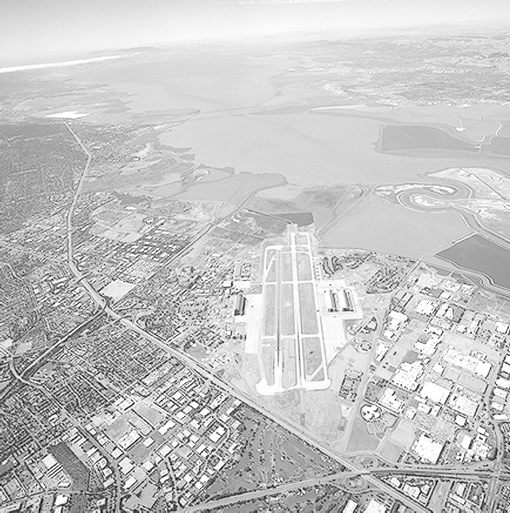
#> input picture Images/runway.png, 510 x 513 px, shrunk from 765 x 769 before the run
$ python q6_gradient_operators.py   (older library calls are emulated)
#> lines starting #> are read from the running program, lines starting #| are printed output that depends on the picture
# 258799R - Manuel I.T
import cv2
import numpy as np
import matplotlib.pyplot as plt
import os

def get_dog_kernels(size, sigma):
    ax = np.linspace(-(size // 2), size // 2, size)
    xx, yy = np.meshgrid(ax, ax)

    # Standard Gaussian
    g = np.exp(-(xx**2 + yy**2) / (2. * sigma**2))
    g /= np.sum(g) # Normalize base Gaussian

    # (b) Derivatives of Gaussian [cite: 38, 39, 40]
    kernel_x = -(xx / (sigma**2)) * g
    kernel_y = -(yy / (sigma**2)) * g

    return kernel_x, kernel_y

# (b) Compute 5x5 kernels for sigma = 2 [cite: 40]
kx, ky = get_dog_kernels(5, 2)

# (c) Visualize 51x51 kernel (x-direction) [cite: 41]
kx_large, _ = get_dog_kernels(51, 2)
fig = plt.figure(figsize=(8, 6))
ax = fig.add_subplot(111, projection='3d')
X, Y = np.meshgrid(np.arange(51), np.arange(51))
ax.plot_surface(X, Y, kx_large, cmap='RdBu')
ax.set_title('51x51 Derivative-of-Gaussian (x) Surface Plot')
plt.show()
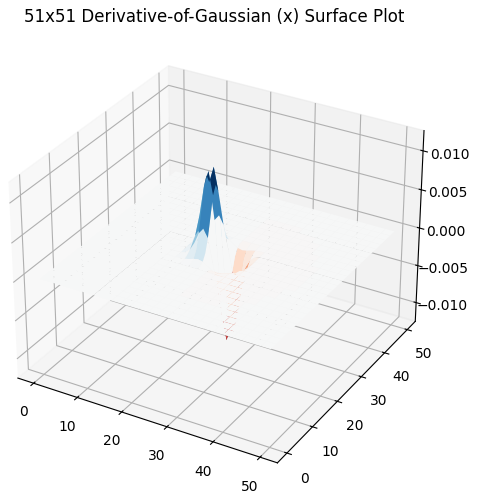
#> figure drawn by matplotlib, 1 panel

# (d) & (e) Apply Gradients and Compare
script_dir = os.path.dirname(os.path.abspath(__file__))
img_path = os.path.join(script_dir, '..', 'Images', 'runway.png')
img = cv2.imread(img_path, cv2.IMREAD_GRAYSCALE)
#> img is the input picture: shape (513, 510); min 0, max 255, mean 197.1

if img is not None:
    # Manual DoG Gradients [cite: 42]
    grad_x = cv2.filter2D(img, cv2.CV_64F, kx)
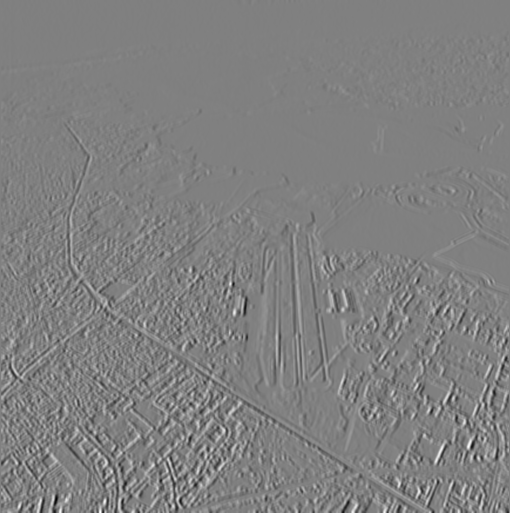
#> grad_x: shape (513, 510) float64; min -24.64, max 24.3, mean 0; drawn with min black and max white
    grad_y = cv2.filter2D(img, cv2.CV_64F, ky)
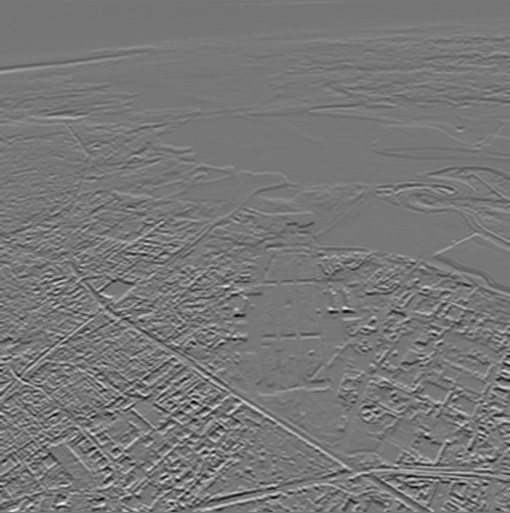
#> grad_y: shape (513, 510) float64; min -21.19, max 23.99, mean 0.1; drawn with min black and max white

    # OpenCV Sobel Gradients (ksize=5 to match our 5x5 DoG) [cite: 43]
    sobel_x = cv2.Sobel(img, cv2.CV_64F, 1, 0, ksize=5)
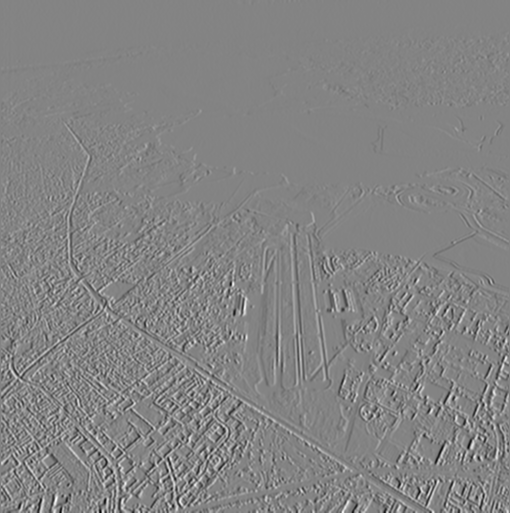
#> sobel_x: shape (513, 510) float64; min -9712, max 9082, mean 5.7; drawn with min black and max white
    sobel_y = cv2.Sobel(img, cv2.CV_64F, 0, 1, ksize=5)
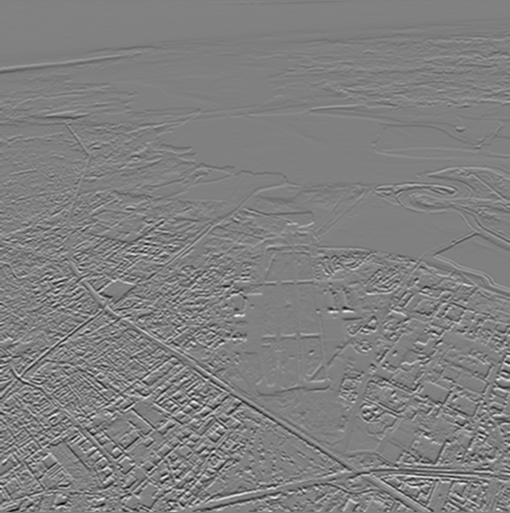
#> sobel_y: shape (513, 510) float64; min -8888, max 8727, mean -17.7; drawn with min black and max white

    # Plotting for Comparison [cite: 96]
    fig, axes = plt.subplots(2, 3, figsize=(15, 10))

    # Row 1: X-Gradients
    axes[0,0].imshow(img, cmap='gray'); axes[0,0].set_title('Original')
    axes[0,1].imshow(np.abs(grad_x), cmap='gray'); axes[0,1].set_title('Manual DoG X')
    axes[0,2].imshow(np.abs(sobel_x), cmap='gray'); axes[0,2].set_title('OpenCV Sobel X')

    # Row 2: Y-Gradients
    axes[1,0].axis('off') # Spacer
    axes[1,1].imshow(np.abs(grad_y), cmap='gray'); axes[1,1].set_title('Manual DoG Y')
    axes[1,2].imshow(np.abs(sobel_y), cmap='gray'); axes[1,2].set_title('OpenCV Sobel Y')

    plt.tight_layout()
    # Save to the Results folder in your structure
    save_path = os.path.join(script_dir, '..', 'Images', 'Results', 'q6_comparison.png')
    plt.savefig(save_path)
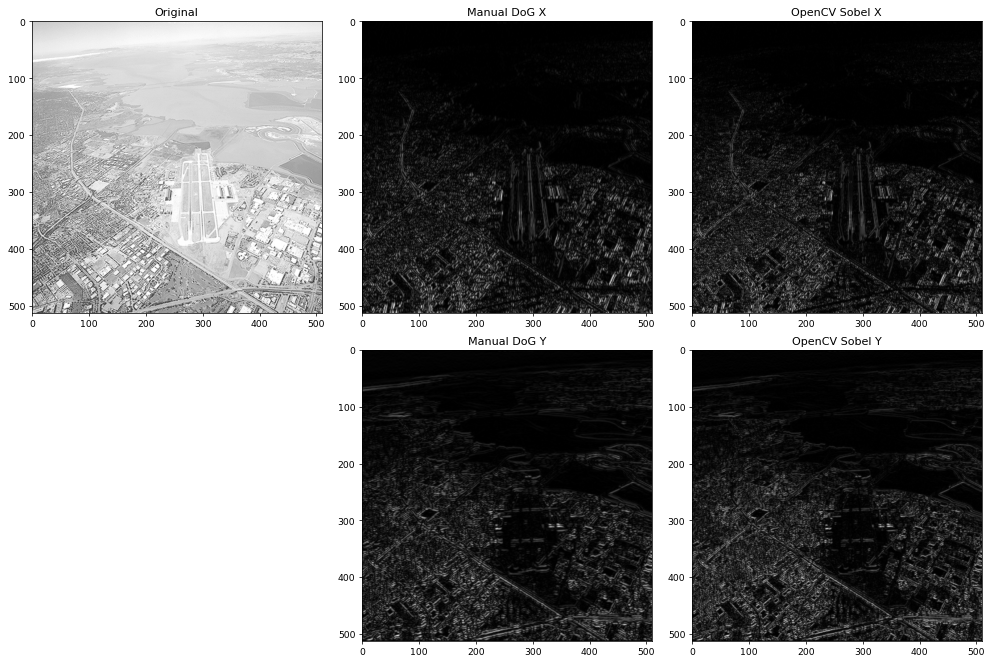
#> figure drawn by matplotlib, 5 panels
    print(f"Results saved to {save_path}")
    plt.show()

$ run again, with Images/brain_proton_density_slice.png copied over Images/runway.png
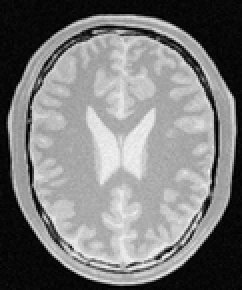
#> input picture Images/brain_proton_density_slice.png, 121 x 145 px, shrunk from 181 x 217 before the run (shown 2 times larger)
#> img is the input picture: shape (145, 121); min 0, max 245, mean 123.7
#> `grad_y = cv2.filter2D(img, cv2.CV_64F, ky)`:
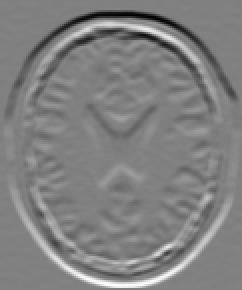
#> grad_y: shape (145, 121) float64 (shown 2 times larger); min -25.61, max 25.12, mean 0; drawn with min black and max white
#> `sobel_y = cv2.Sobel(img, cv2.CV_64F, 0, 1, ksize=5)`:
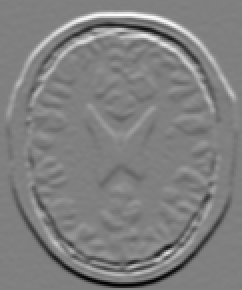
#> sobel_y: shape (145, 121) float64 (shown 2 times larger); min -9704, max 9612, mean 0.8; drawn with min black and max white
